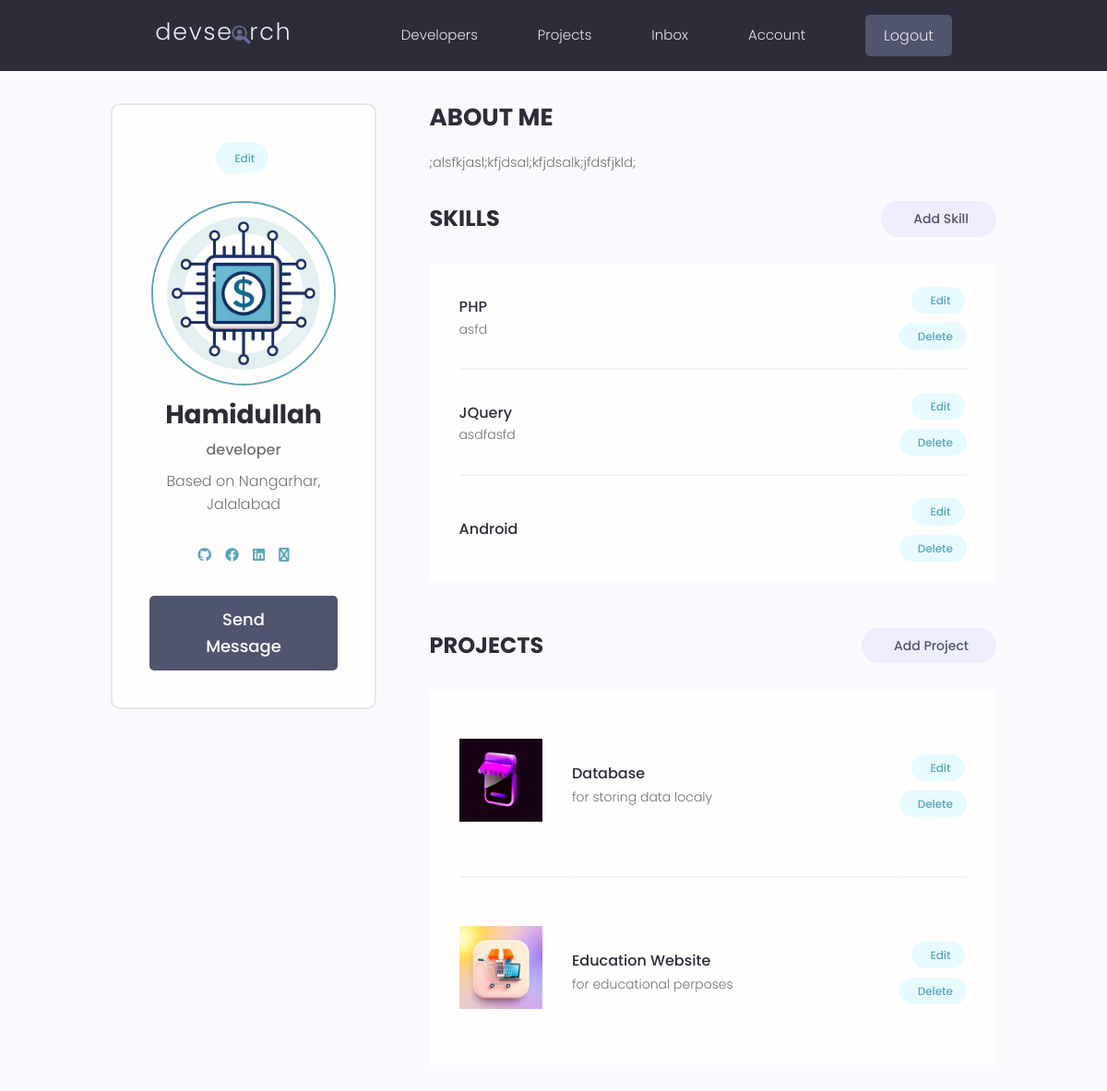
/account/ (signed in), run on an earlier commit of the app's database.
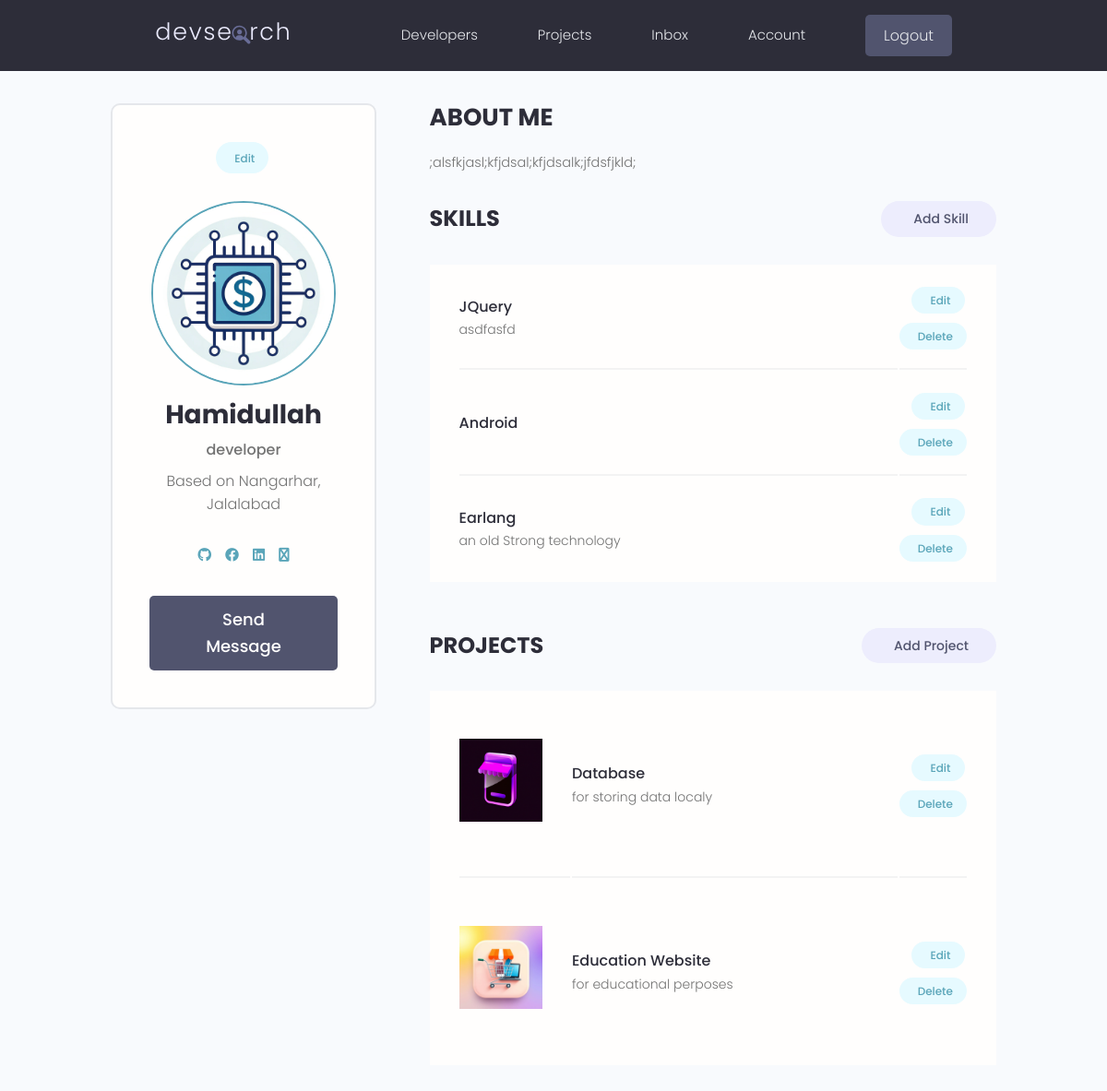
And on a later commit of the database.
### users/models.py (models this page shows, shortened)
class Skills(models.Model):
    owner = models.ForeignKey(Profile, on_delete=models.SET_NULL, null=True, blank=True)
    name = models.CharField(max_length=100, null=True, blank=True)
    description = models.TextField(null=True, blank=True)
    created = models.DateTimeField(auto_now_add=True)
    id = models.UUIDField(default=uuid.uuid4, unique=True, primary_key=True, editable=False)

### projects/models.py (models this page shows, shortened)
class Projects(models.Model):
    owner = models.ForeignKey(Profile,on_delete=models.SET_NULL, null=True, blank=True)
    title = models.CharField(max_length=200)
    description = models.TextField(null=True, blank=True)
    featured_image = models.ImageField(null=True, blank=True, default='default.jpg')
    demo_link = models.CharField(max_length=2000, null=True, blank=True)
    source_link = models.CharField(max_length=2000, null=True, blank=True)
    tags = models.ManyToManyField('Tag', blank=True)
    vote_total = models.IntegerField(default=0, null=True, blank=True)
    vote_ratio = models.IntegerField(default=0, null=True, blank=True)
    created = models.DateTimeField(auto_now_add=True)
    id = models.UUIDField(default=uuid.uuid4, unique=True, primary_key=True, editable=False)
    class Meta:
        ordering = ['-vote_ratio', '-vote_total', 'title']

### users/views.py (the view)
# urls.py: path('account/',views.userAccount, name="account"),
@login_required(login_url='login')
def userAccount(request):
    profile = request.user.profile
    skills = profile.skills_set.all()
    projects = profile.projects_set.all()
    context = {"profile":profile, 'skills':skills,'projects':projects}
    return render(request, 'users/account.html', context)

### users/templates/users/account.html (shortened to what this page needs)
{% extends 'main.html' %}
{% block content %}
  <main class="settingsPage profile my-md">
    <div class="container">
      <div class="layout">
        <div class="column column--1of3">
          <div class="card text-center">
            <div class="card__body dev">
              <a class="tag tag--pill tag--main settings__btn" href="{% url 'edit-account' %}"> Edit</a>
              <img class="avatar avatar--xl dev__avatar" src="{{profile.profile_image.url}}" />
              <h2 class="dev__name">{{profile.name}}</h2>
              <p class="dev__title">{{profile.short_intro}}</p>
              <p class="dev__location">Based on {{profile.location}}</p>
              <ul class="dev__social">
                <li>
                  <a title="Github" href="{{profile.social_github}}" target="_blank"><i class="fab fa-github"></i></a>
                </li>
                <li>
                  <a title="Facebook" href="{{profile.social_facebook}}" target="_blank"><i class="fab fa-facebook"></i></a>
                </li>
                <li>
                  <a title="LinkedIn" href="{{profile.social_linkedin}}" target="_blank"><i class="fab fa-linkedin"></i></a>
                </li>
                <li>
                  <a title="Personal Website" href="{{profile.website}}" target="_blank"><i class="fab fa-globe"></i></a>
                </li>
              </ul>
              <a href="" class="btn btn--sub btn--lg">Send Message</a>
            </div>
          </div>
        </div>
        <div class="column column--2of3">
          <div class="devInfo">
            <h3 class="devInfo__title">About Me</h3>
            <p class="devInfo__about">
              {{profile.bio}}
            </p>
          </div>
          <div class="settings">
            <h3 class="settings__title">Skills</h3>
            <a class="tag tag--pill tag--sub settings__btn tag--lg" href="{% url 'create-skills' %}"> Add Skill</a>
          </div>
          <table class="settings__table">
          {% for skill in skills %}
            <tr>
              <td class="settings__tableInfo">
                <h4>{{skill.name}}</h4>
                <p>
                  {{skill.description}}
                </p>
              </td>
              <td class="settings__tableActions">
                <a class="tag tag--pill tag--main settings__btn" href="{% url 'update-skills' skill.id %}"> Edit</a>
                <a class="tag tag--pill tag--main settings__btn" href="{% url 'delete-skills' skill.id %}?next=/account">
                  Delete</a>
              </td>
            </tr>
            {% endfor %}
          </table>
          <div class="settings">
            <h3 class="settings__title">Projects</h3>
            <a class="tag tag--pill tag--sub settings__btn tag--lg" href="{% url 'create-project' %}"> Add Project</a>
          </div>
          <table class="settings__table">
          {% for project in projects %}
            <tr>
              <td class="settings__thumbnail">
                <a href="{% url 'project' project.id %}"><img src="{{project.featured_image.url}}" alt="Project Thumbnail" /></a>
              </td>
              <td class="settings__tableInfo">
                <a href="single-project.html">{{project.title}}</a>
                <p>
                  {{project.description}}
                </p>
              </td>
              <td class="settings__tableActions">
                <a class="tag tag--pill tag--main settings__btn" href="{% url 'update-project' project.id %}"> Edit</a>
                <a class="tag tag--pill tag--main settings__btn" href="{% url 'delete-project' project.id %}?next=/account">
                  Delete</a>
              </td>
            </tr>
            {% endfor %}
          </table>
        </div>
      </div>
    </div>
  </main>
{% endblock content %}

What changed in the data, as far as the page shows it:
removed Skills: name "PHP", description "asfd"
added Skills: name "Earlang", description "an old Strong technology"
